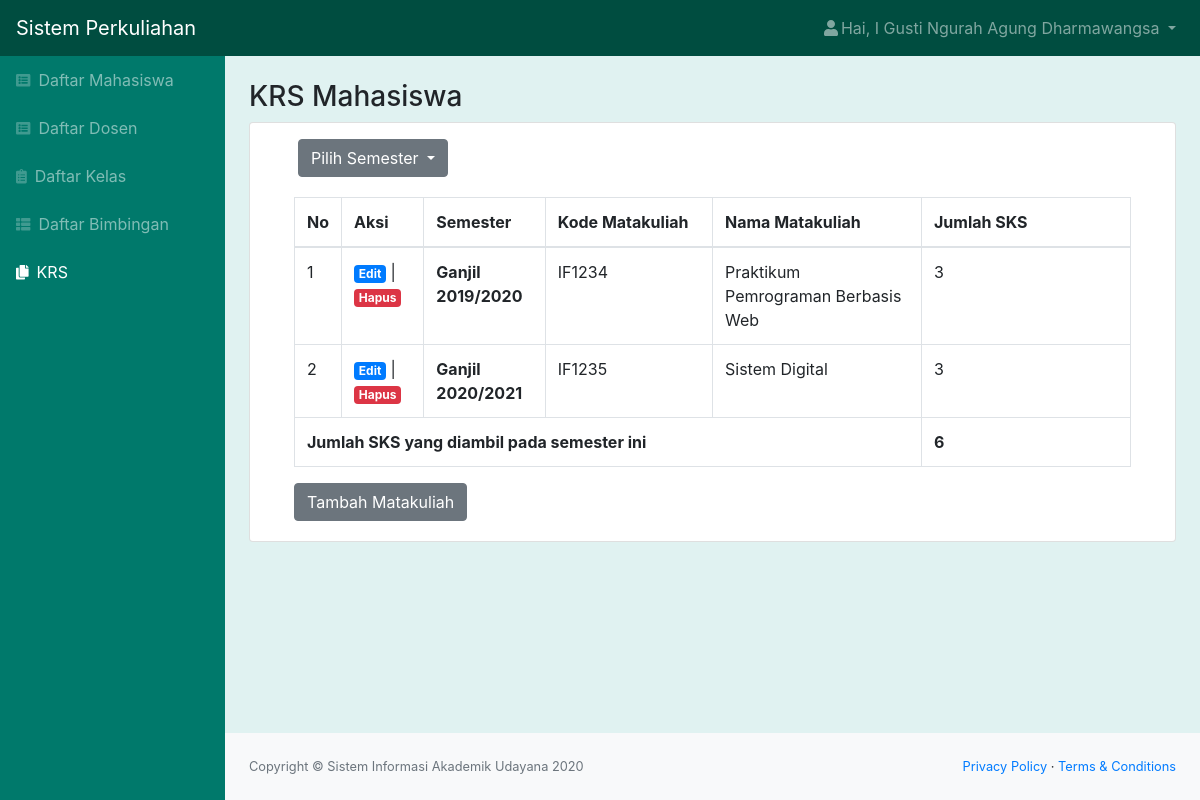
/krs.php (signed in), run on the app's committed database.
### tables this page shows
CREATE TABLE `krs` (
  `id_krs` int(11) NOT NULL,
  `semester` varchar(25) NOT NULL,
  `id_mahasiswa` int(11) NOT NULL,
  `id_mk` int(11) NOT NULL
);

CREATE TABLE `matakuliah` (
  `id_mk` int(11) NOT NULL,
  `kode_mk` char(6) NOT NULL,
  `matakuliah` varchar(100) NOT NULL,
  `sks` int(11) NOT NULL
);

### krs.php (the view, shortened to what this page needs)
<?php
include "function.php";
$nama = $_SESSION['nama'];
$role = $_SESSION['role'];
$id = $_SESSION['id'];
$queryKRS = mysqli_query($koneksi, "SELECT * FROM krs INNER JOIN matakuliah ON krs.id_mk=matakuliah.id_mk WHERE krs.id_mahasiswa='$id'");
if (isset($_GET['semester'])) {
    $semester = $_GET['semester'];
    $default = false;
    $queryKRS = mysqli_query($koneksi, "SELECT * FROM krs INNER JOIN matakuliah ON krs.id_mk=matakuliah.id_mk WHERE krs.id_mahasiswa='$id' AND semester = '$semester'");
} else {
    $default = true;
    $queryKRS = mysqli_query($koneksi, "SELECT * FROM krs INNER JOIN matakuliah ON krs.id_mk=matakuliah.id_mk WHERE krs.id_mahasiswa='$id'");
}
?>
<!DOCTYPE html>
<html lang="en">
    <head>
        <link rel="stylesheet" href="css/bootstrap.min.css"/>
        <link href="css/styles.css" rel="stylesheet" />
        <link href="css/panel.css" rel="stylesheet" />
    </head>
    <body class="sb-nav-fixed">
        <nav class="sb-topnav navbar navbar-expand navbar-dark bg-dark">
            <a class="navbar-brand" href="index.html">Sistem Perkuliahan</a>
            <ul class="navbar-nav ml-auto">
                <li class="nav-item dropdown">
                    <a class="nav-link dropdown-toggle" id="userDropdown" href="#" role="button" data-toggle="dropdown" aria-haspopup="true" aria-expanded="false"><i class="fas fa-user fa-fw"></i>Hai, <?= $nama; ?> </a>
                </li>
            </ul>
        </nav>
        <div id="layoutSidenav">
            <div id="layoutSidenav_nav">
                <nav class="sb-sidenav accordion sb-sidenav-dark" id="sidenavAccordion">
                    <div class="sb-sidenav-menu">
                        <div class="nav">
                            <a class="nav-link" href="mahasiswa.php"
                                ><div class="sb-nav-link-icon"><i class="fas fa-list-alt"></i></div>
                                Daftar Mahasiswa</a
                            >
                            <a class="nav-link" href="dosen.php"
                                ><div class="sb-nav-link-icon"><i class="fas fa-list-alt"></i></div>
                                Daftar Dosen</a
                            >
                            <a class="nav-link" href="kelas.php"
                                ><div class="sb-nav-link-icon"><i class="fas fa-clipboard-list"></i></div>
                                Daftar Kelas</a
                            >
                            <a class="nav-link" href="bimbingan.php"
                                ><div class="sb-nav-link-icon"><i class="fas fa-th-list"></i></div>
                                Daftar Bimbingan</a
                            >
                            <?php if($role == "1") { ?>
                            <a class="nav-link active" href="krs.php"
                                ><div class="sb-nav-link-icon"><i class="fas fa-copy"></i></div>
                                KRS</a>
                            <?php } ?>
                        </div>
                    </div>
                </nav>
            </div>
            <div id="layoutSidenav_content">
                <main>
                    <div class="container-fluid">
                        <h3 class="mt-4">KRS Mahasiswa</h3>
                        <div class="card mb-4">
                        <?php if($role == "1") { ?>
                        <div class="dropdown mt-3 px-4 ml-4">
                            <button class="btn btn-secondary dropdown-toggle" type="button" id="dropdownMenuButton" data-toggle="dropdown" aria-haspopup="true" aria-expanded="false">
                                Pilih Semester
                            </button>
                        </div>
                        <?php } ?>
                            <div class="card-body">
                                <div class="table-responsive">
                                    <div class="container">
                                    <table class="table table-bordered" id="dataTable" width="100%" cellspacing="0">
                                        <thead>
                                            <tr>
                                                <th class="col-sm-1" style="width: 5%;">No</th>
                                                <th>Aksi</th>
                                                <?php if ($default == true) : ?>
                                                    <th>Semester</th>
                                                <?php endif ?>
                                                <th class="col-sm-3" style="width: 20%;">Kode Matakuliah</th>
                                                <th class=" col-sm-3" style="width: 50%;">Nama Matakuliah</th>
                                                <th class=" col-sm-3">Jumlah SKS</th>
                                            </tr>
                                        </thead>
                                        <tbody>
                                            <?php $i = 1; ?>
                                            <?php $sum = 0; ?>
                                            <?php while ($data = mysqli_fetch_assoc($queryKRS)) { ?>
                                                <tr>
                                                    <td><?= $i; ?></td>
                                                    <td><a href="edit_krs.php?id_krs=<?= $data['id_krs']; ?>" class="badge badge-primary ">Edit</a> | <a href="function.php?act=hapusKRS&id_krs=<?= $data['id_krs']; ?>" onclick="return confirm('Yakin ingin menghapus KRS?');" class="badge badge-danger ">Hapus</a></td>
                                                    <?php if ($default == true) : ?>
                                                        <th><?= $data['semester'] ?></th>
                                                    <?php endif ?>
                                                    <td><?= $data['kode_mk']; ?></>
                                                    <td><?= $data['matakuliah']; ?></td>
                                                    <?php $sum += $data['sks']; ?>
                                                    <td><?= $data['sks']; ?></td>
                                                </tr>
                                                <?php $i++; ?>
                                            <?php } ?>
                                        </tbody>
                                        <tfoot>
                                            <?php
                                            $colspan = 4;
                                            if ($default == true)
                                                $colspan = 5;
                                            ?>
                                            <th colspan="<?= $colspan ?>">Jumlah SKS yang diambil pada semester ini</th>
                                            <?php if (isset($sum)) { ?>
                                                <th><?= $sum; ?></th>
                                            <?php } ?>
                                        </tfoot>
                                    </table>
                                    </div>
                                    <?php if($role == "1") { ?>
                                    <div class="tambah ml-4">
                                        <a href="krs_tambah.php" class="btn btn-secondary">Tambah Matakuliah</a>
                                    </div>
                                    <?php } ?>
                                </div>
                            </div>
                        </div>
                </main>
                <footer class="py-4 bg-light mt-auto">
                    <div class="container-fluid">
                        <div class="d-flex align-items-center justify-content-between small">
                            <div class="text-muted">Copyright &copy; Sistem Informasi Akademik Udayana 2020</div>
                            <div>
                                <a href="#">Privacy Policy</a>
                                &middot;
                                <a href="#">Terms &amp; Conditions</a>
                            </div>
                        </div>
                    </div>
                </footer>
            </div>
        </div>
    </body>
</html>

### css/panel.css (style rules this page uses)
.bg-dark { background-color: #004d40 !important; }
.sb-sidenav-dark { background-color: #00796b !important; }
body { background-color: #e0f2f1 !important; }

### data on the page
krs: semester "Ganjil 2019/2020", id_mk.kode_mk "IF1234", id_mk.matakuliah "Praktikum Pemrograman Berbasis Web", id_mk.sks "3"
krs: semester "Ganjil 2020/2021", id_mk.kode_mk "IF1235", id_mk.matakuliah "Sistem Digital", id_mk.sks "3"

### other printed values
$nama "I Gusti Ngurah Agung Dharmawangsa"
$sum "6"
